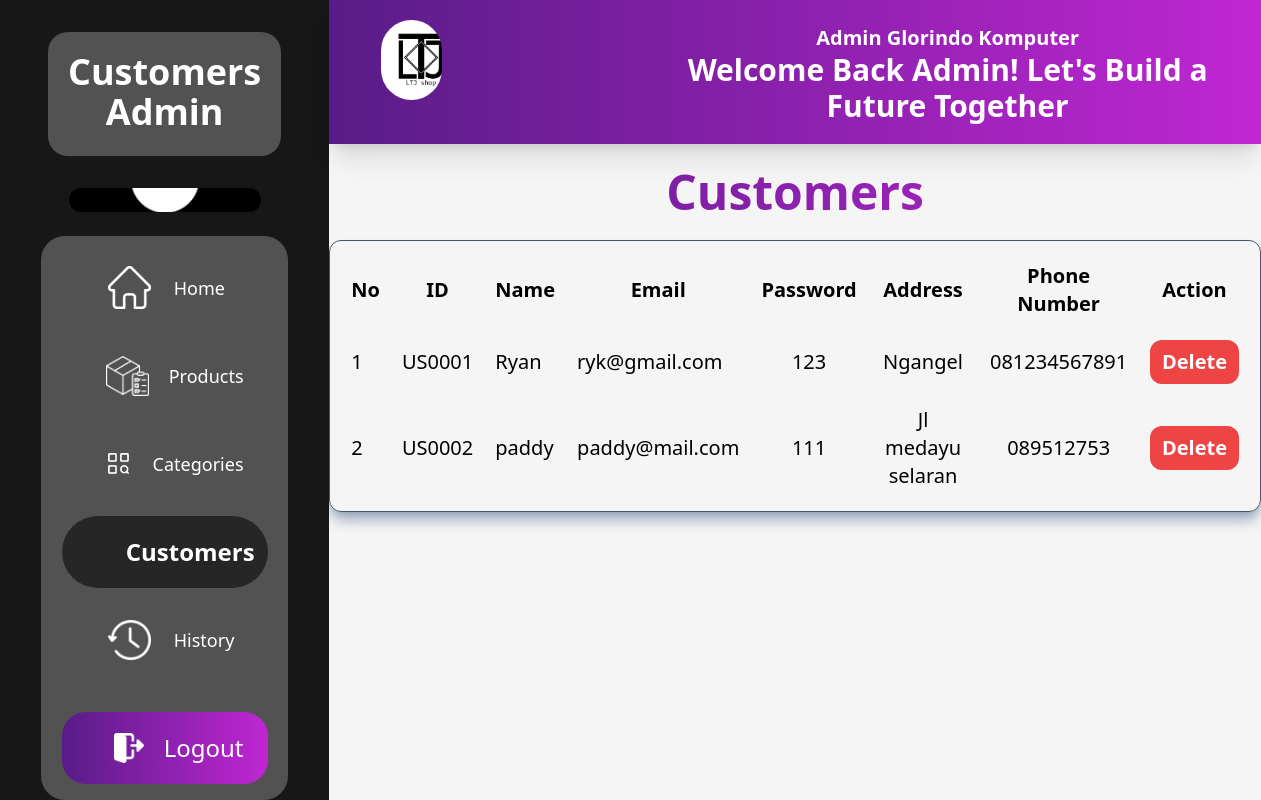
The app's page /customerAdmin.php (signed in) with its own data.
### tables this page shows
CREATE TABLE `users` (
  `id_users` varchar(200) NOT NULL,
  `nama` varchar(200) DEFAULT NULL,
  `email` varchar(200) DEFAULT NULL,
  `telp` varchar(100) DEFAULT NULL,
  `alamat` varchar(200) DEFAULT NULL,
  `password` varchar(200) DEFAULT NULL,
  `status` tinyint(1) DEFAULT NULL
);

### customerAdmin.php (the view, shortened to what this page needs)
<?php
    require_once('connection.php');
?>
<!DOCTYPE html>
<html lang="en">
<head>
    <script src="https://cdn.tailwindcss.com"></script>
</head>
<body>
    <form action="" method="POST">
        <div class="flex h-screen">
            <div class="flex-auto w-1/3 bg-neutral-900 flex flex-col text-center">
                <div class="text-4xl px-5 pt-5 pb-6 mb-8 bg-neutral-600 mt-8 mx-12 rounded-[20px] font-semibold text-white">Customers Admin</div>
                <div class="w-48 h-48 rounded-full mx-auto bg-white bg-center" style="background-image: url('assets/userdrrichardlee.png'); background-size: 101%;"></div>
                <div class="bg-neutral-600 w-9/12 h-auto mx-auto rounded-3xl mt-6">
                    <button class="flex flex-row px-6 py-3 w-5/6 mx-auto text-lg my-4 rounded-full text-white hover:bg-neutral-900 hover:text-white" formaction="homeAdmin.php">
                        <div class="w-12 h-12 ml-5 bg-center bg-no-repeat" style="background-image: url('assets/home.png'); background-size: 90%;"></div>
                        <div class="my-auto ml-5">Home</div>
                    </button>
                    <button class="flex flex-row px-6 py-3 w-5/6 mx-auto text-lg my-4 rounded-full text-white hover:bg-neutral-900 hover:text-white" formaction="productsAdmin.php">
                        <div class="w-12 h-12 ml-5 bg-center bg-no-repeat" style="background-image: url('assets/productputih.png'); background-size: 100%;"></div>
                        <div class=" my-auto ml-5">Products</div>
                    </button>
                    <button class="flex flex-row px-6 py-3 w-5/6 mx-auto text-lg my-4 rounded-full text-white hover:bg-neutral-900 hover:text-white" formaction="categoriesAdmin.php">
                        <div class="w-12 h-12 ml-5 bg-center bg-no-repeat" style="background-image: url('assets/categoryputih.png'); background-size: 80%;"></div>
                        <div class=" my-auto ml-5">Categories</div>
                    </button>
                    <button class="flex flex-row px-6 py-3 w-5/6 mx-auto text-2xl bg-neutral-800 text-white rounded-full hover:bg-neutral-900 focus:ring-4 active:ring-green-200 focus:outline-none my-4" formaction="#">
                        <div class=" my-auto ml-5 font-bold">Customers</div>
                    </button>
                    <button class="flex flex-row px-6 py-3 w-5/6 mx-auto text-lg my-4 rounded-full text-white hover:bg-neutral-900 hover:text-white" formaction="historyAdmin.php">
                        <div class="w-12 h-12 ml-5 bg-center bg-no-repeat" style="background-image: url('assets/history.png'); background-size: 90%;"></div>
                        <div class=" my-auto ml-5">History</div>
                    </button>
                    <button class="flex flex-row px-6 py-3 w-5/6 mx-auto text-lg mt-9 mb-4 rounded-3xl text-white bg-gradient-to-r from-purple-900 to-fuchsia-600 hover:bg-gradient-to-r hover:from-purple-700 hover:to-fuchsia-400 group" name="btnLogout">
                        <div class="w-12 h-12 ml-6 bg-center bg-no-repeat group-hover:scale-110" style="background-image: url('assets/logout.png'); background-size: 80%;"></div>
                        <div class=" my-auto ml-4 text-2xl group-hover:font-bold">Logout</div>
                    </button>
                </div>
            </div>
            <div class="flex-auto flex flex-col w-full bg-neutral-100">
                <div class="flex bg-gradient-to-r from-purple-900 to-fuchsia-600 p-5 mb-5 shadow-xl">
                    <div class="w-20 h-20 ml-8 mr-2 rounded-full bg-slate-700 text-white text-center bg-[url('assets/Logo.jpg')] bg-cover"></div>
                    <div class="pt-1 pl-7 ml-44 block text-center text-white">
                        <div class="text-xl my-auto font-bold">Admin Glorindo Komputer</div>
                        <div class="text-3xl my-auto font-bold">Welcome Back Admin! Let's Build a Future Together</div>
                    </div>
                </div>
                <div class="overflow-y-scroll h-screen -mt-5">
                    <div class="my-6 text-center font-bold text-5xl bg-gradient-to-r from-purple-900 to-fuchsia-600 bg-clip-text text-transparent">Customers</div>
                    <table class="table-auto mx-auto border-separate border-spacing-5 border border-slate-600 text-xl shadow-lg shadow-slate-400 rounded-xl" id="list_categories">
                            <tr>
                                <th class="col">No</th>
                                <th class="col">ID</th>
                                <th class="col">Name</th>
                                <th class="col">Email</th>
                                <th class="col">Password</th>
                                <th class="col">Address</th>
                                <th class="col">Phone Number</th>
                                <th class="col">Action</th>
                            </tr>
                            <?php
                                $nomer = 0;
                                $all_items = mysqli_query($conn, "select * from users");
                                if($all_items->num_rows == 0){
                            ?>
                                <tr>
                                    <td colspan="3" class="text-center">There's No Customers yet..</td>
                                </tr>
                            <?php
                                }else{
                                    while($row = mysqli_fetch_row($all_items)){
                                        $nomer++;
                                        if($row[6] == '1'){
                            ?>
                                <tr>
                                    <td class="col"><?= $nomer?></td>
                                    <td class="col"><?= $row[0]?></td>
                                    <td class="col"><?=$row[1]?></td>
                                    <td class="col"><?=$row[2]?></td>
                                    <td class="col text-center"><?=$row[5]?></td>
                                    <td class="col text-center"><?=$row[4]?></td>
                                    <td class="col text-center"><?=$row[3]?></td>
                                    <td class="col">
                                        <button class="px-3 py-2 rounded-xl text-white font-semibold bg-red-500 hover:bg-red-600"
                                        type="submit" name="deleteUser" value="<?= $row[0]?>">Delete</button>
                                    </td>
                                </tr>
                            <?php
                                        }
                                    }
                                }
                            ?>
                        </table>
                </div>
            </div>
        </div>
    </form>
</body>
</html>

### records on screen
users: id_users "US0001", nama "Ryan", email "ryk@gmail.com", password "123", alamat "Ngangel", telp "081234567891"
users: id_users "US0002", nama "paddy", email "paddy@mail.com", password "111", alamat "Jl medayu selaran", telp "089512753"
